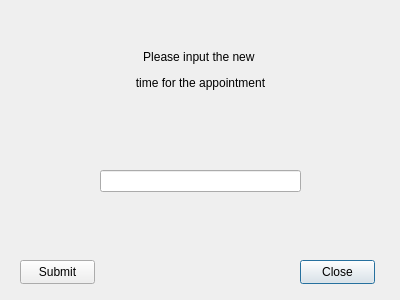
<?xml version="1.0" encoding="UTF-8"?>
<ui version="4.0">
 <class>changetime1</class>
 <widget class="QDialog" name="changetime1">
  <property name="geometry">
   <rect>
    <x>0</x>
    <y>0</y>
    <width>400</width>
    <height>300</height>
   </rect>
  </property>
  <property name="windowTitle">
   <string>Dialog</string>
  </property>
  <widget class="QPushButton" name="pushButton_2">
   <property name="geometry">
    <rect>
     <x>300</x>
     <y>260</y>
     <width>75</width>
     <height>24</height>
    </rect>
   </property>
   <property name="text">
    <string>Close</string>
   </property>
  </widget>
  <widget class="QLineEdit" name="LineEditName">
   <property name="geometry">
    <rect>
     <x>100</x>
     <y>170</y>
     <width>201</width>
     <height>22</height>
    </rect>
   </property>
  </widget>
  <widget class="QPushButton" name="pushButton">
   <property name="geometry">
    <rect>
     <x>20</x>
     <y>260</y>
     <width>75</width>
     <height>24</height>
    </rect>
   </property>
   <property name="text">
    <string>Submit</string>
   </property>
  </widget>
  <widget class="QLabel" name="label">
   <property name="geometry">
    <rect>
     <x>110</x>
     <y>40</y>
     <width>181</width>
     <height>101</height>
    </rect>
   </property>
   <property name="text">
    <string>&lt;html&gt;&lt;head/&gt;&lt;body&gt;&lt;p align=&quot;center&quot;&gt;Please input the new &lt;/p&gt;&lt;p align=&quot;center&quot;&gt;time for the appointment&lt;/p&gt;&lt;p align=&quot;center&quot;&gt;&lt;br/&gt;&lt;/p&gt;&lt;/body&gt;&lt;/html&gt;</string>
   </property>
  </widget>
 </widget>
 <resources/>
 <connections/>
</ui>
